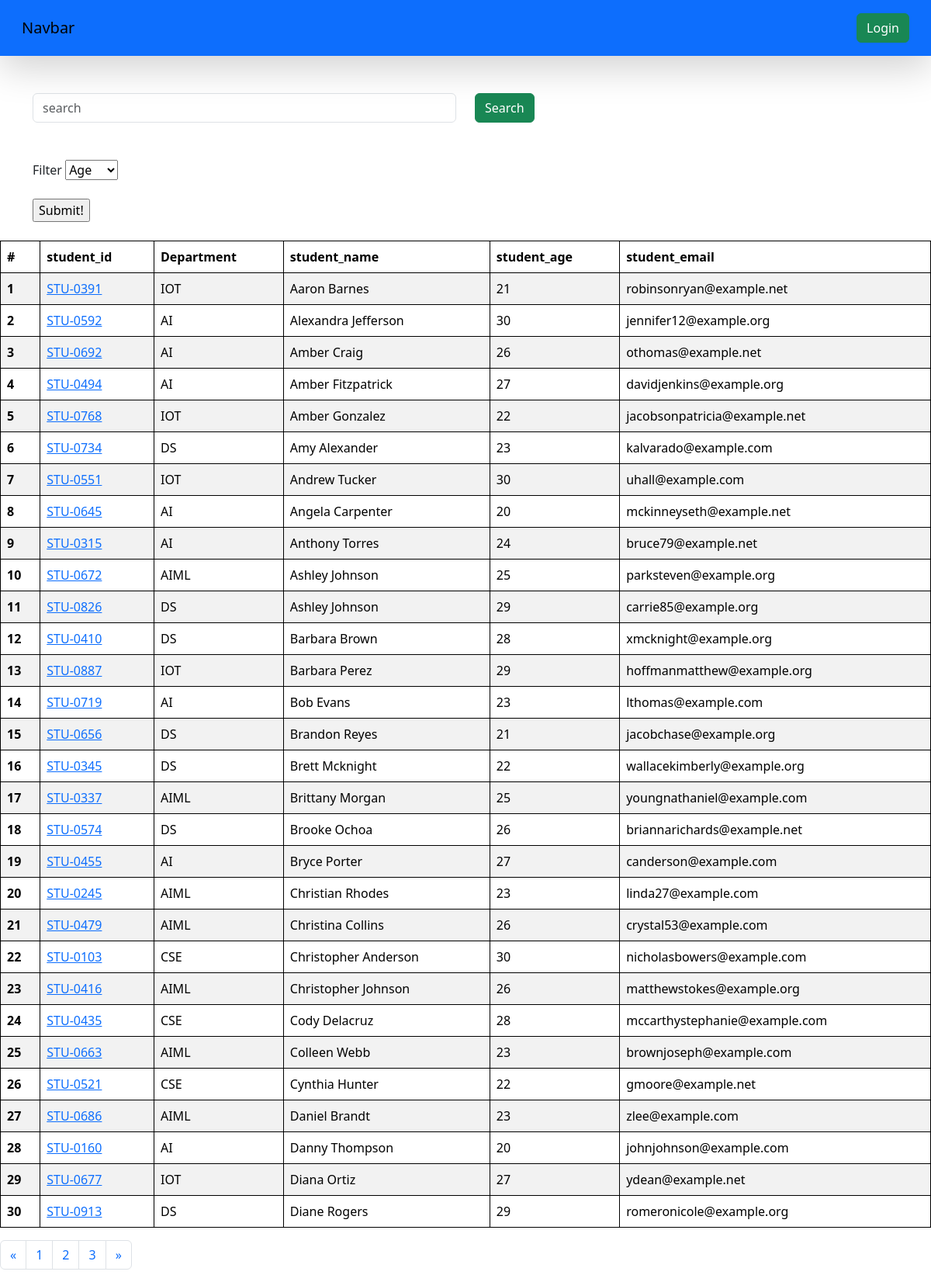
The page /student/ on the database its author committed.
### vege/models.py (models this page shows, shortened)
class Student(models.Model):
    department=models.ForeignKey(Department,related_name='depart',on_delete=models.CASCADE)
    student_id=models.OneToOneField(StudentID,related_name="studentid",on_delete=models.CASCADE)
    student_name=models.CharField(max_length=100)
    student_age=models.IntegerField(default=18)
    student_email=models.EmailField(unique=True)
    class Meta:
        ordering=['student_name']
        verbose_name='student'

class StudentID(models.Model):
    student_id=models.CharField(max_length=100)
    def __str__(self) -> str:
        return self.student_id

class Department(models.Model):
    department=models.CharField(max_length=100)
    class Meta:
        ordering=['department']

### vege/views.py (the view)
# urls.py: path('student/',get_students ,name="get_students"),
def get_students(request):
    queryset=Student.objects.all()
    search=""
    if request.GET.get('search'):
        search=request.GET.get('search')
        queryset=queryset.filter(Q(student_name__icontains=search) | Q(department__department__icontains=search)|
         Q(student_age__icontains=search))
    paginator = Paginator(queryset,30)  # Show 30 contacts per page.
    page_number = request.GET.get("page")
    context = {
        'queryset': queryset
    }
    page_obj = paginator.get_page(page_number)
    a=math.ceil(len(queryset)/10)
    page_number=paginator.get_page(page_number)
    return render(request,'report/student.html',{'queryset':page_obj,"range":range(a),"search":search})

### vege/templates/report/student.html (shortened to what this page needs)
{% extends 'base.html' %}
{% block start %}
    <div class="container mt-5">
        <form class="mb-5">
        <div class="row">
            <div class ="col-md-6">
                <input class="form-control" name="Search" placeholder="search">
            </div>
        <div class="col-md-6">
            <button class="btn btn-success">Search</button>
        </div>
          </div>
        </div>
<div class="container mt-5">
<form method="POST" action = "ACTION_OR_VIEW_URL_ON_SUBMIT_HERE" >{% csrf_token %}
    <label for="colorSelect">Filter</label>
    <select type="text" id="colorSelect" name="colorSelect">
        <option selected>Age</option>
    </select>
    <br></br>
    <input type="submit" value="Submit!"/></br></br>
</form>
</div>
        <table class="table table-striped">
  <thead>
    <tr>
      <th scope="col">#</th>
      <th scope="col">student_id</th>
      <th scope="col">Department</th>
      <th scope="col">student_name</th>
      <th scope="col">student_age</th>
      <th scope="col">student_email</th>
    </tr>
  </thead>
  <tbody>
    {% for i in queryset %}
    <tr>
      <th scope="row">{{queryset.start_index|add:forloop.counter0 }}</th>
      <td>
        <a href="{% url 'see_marks' i.student_id %}" >
        {{i.student_id}}
    </a>
      <td>{{i.department.department}}</td>
      <td>{{i.student_name}}</td>
      <td>{{i.student_age}}</td>
      <td>{{i.student_email}}</td>
    </tr>
    {% endfor %}
</tbody>
</table>
<nav aria-label="Page navigation example">
    <ul class="pagination">
      <li class="page-item">
        <a class="page-link" href="#" aria-label="Previous">
          <span aria-hidden="true">&laquo;</span>
        </a>
      </li>
      <li class="page-item"><a class="page-link" href="#">1</a></li>
      <li class="page-item"><a class="page-link" href="#">2</a></li>
      <li class="page-item"><a class="page-link" href="#">3</a></li>
      <li class="page-item">
        <a class="page-link" href="#" aria-label="Next">
          <span aria-hidden="true">&raquo;</span>
        </a>
      </li>
    </ul>
  </nav>
    {%endblock%}

### home/templates/base.html (shortened to what this page needs)
<!DOCTYPE html>
<html>
<head>
    <link href="https://cdn.jsdelivr.net/npm/bootstrap@5.3.1/dist/css/bootstrap.min.css" rel="stylesheet">
</head>
<body>
  <nav class="navbar p-3 bg-primary shadow-lg">
  <div class="container-fluid">
  <a class="navbar-brand">Navbar</a>
    <form class="d-flex" role="search">
     {%if request.user.is_authenticated%}
      <a href="/logout/" class="btn btn-success" type="submit">Login</a>
      {% else %}
       <a href="/login/" class="btn btn-success" type="submit">Login</a>
       {% endif %}
    </form>
  </div>
</nav>
  {% block start %}
   {% endblock %}

### home/templates/base.html (style rules this page uses)
table,th,td { border: 1px solid black; }

### rows shown on the page
Student: start_index|add "1", student_id "STU-0391", department.department "IOT", student_name "Aaron Barnes", student_age "21", student_email "robinsonryan@example.net"
Student: start_index|add "2", student_id "STU-0592", department.department "AI", student_name "Alexandra Jefferson", student_age "30", student_email "jennifer12@example.org"
Student: start_index|add "3", student_id "STU-0692", department.department "AI", student_name "Amber Craig", student_age "26", student_email "othomas@example.net"
Student: start_index|add "4", student_id "STU-0494", department.department "AI", student_name "Amber Fitzpatrick", student_age "27", student_email "davidjenkins@example.org"
Student: start_index|add "5", student_id "STU-0768", department.department "IOT", student_name "Amber Gonzalez", student_age "22", student_email "jacobsonpatricia@example.net"
Student: start_index|add "6", student_id "STU-0734", department.department "DS", student_name "Amy Alexander", student_age "23", student_email "kalvarado@example.com"
Student: start_index|add "7", student_id "STU-0551", department.department "IOT", student_name "Andrew Tucker", student_age "30", student_email "uhall@example.com"
Student: start_index|add "8", student_id "STU-0645", department.department "AI", student_name "Angela Carpenter", student_age "20", student_email "mckinneyseth@example.net"
Student: start_index|add "9", student_id "STU-0315", department.department "AI", student_name "Anthony Torres", student_age "24", student_email "bruce79@example.net"
Student: start_index|add "10", student_id "STU-0672", department.department "AIML", student_name "Ashley Johnson", student_age "25", student_email "parksteven@example.org"
Student: start_index|add "11", student_id "STU-0826", department.department "DS", student_name "Ashley Johnson", student_age "29", student_email "carrie85@example.org"
Student: start_index|add "12", student_id "STU-0410", department.department "DS", student_name "Barbara Brown", student_age "28", student_email "xmcknight@example.org"
Student: start_index|add "13", student_id "STU-0887", department.department "IOT", student_name "Barbara Perez", student_age "29", student_email "hoffmanmatthew@example.org"
Student: start_index|add "14", student_id "STU-0719", department.department "AI", student_name "Bob Evans", student_age "23", student_email "lthomas@example.com"
Student: start_index|add "15", student_id "STU-0656", department.department "DS", student_name "Brandon Reyes", student_age "21", student_email "jacobchase@example.org"
Student: start_index|add "16", student_id "STU-0345", department.department "DS", student_name "Brett Mcknight", student_age "22", student_email "wallacekimberly@example.org"
Student: start_index|add "17", student_id "STU-0337", department.department "AIML", student_name "Brittany Morgan", student_age "25", student_email "youngnathaniel@example.com"
Student: start_index|add "18", student_id "STU-0574", department.department "DS", student_name "Brooke Ochoa", student_age "26", student_email "briannarichards@example.net"
Student: start_index|add "19", student_id "STU-0455", department.department "AI", student_name "Bryce Porter", student_age "27", student_email "canderson@example.com"
Student: start_index|add "20", student_id "STU-0245", department.department "AIML", student_name "Christian Rhodes", student_age "23", student_email "linda27@example.com"
Student: start_index|add "21", student_id "STU-0479", department.department "AIML", student_name "Christina Collins", student_age "26", student_email "crystal53@example.com"
Student: start_index|add "22", student_id "STU-0103", department.department "CSE", student_name "Christopher Anderson", student_age "30", student_email "nicholasbowers@example.com"
Student: start_index|add "23", student_id "STU-0416", department.department "AIML", student_name "Christopher Johnson", student_age "26", student_email "matthewstokes@example.org"
Student: start_index|add "24", student_id "STU-0435", department.department "CSE", student_name "Cody Delacruz", student_age "28", student_email "mccarthystephanie@example.com"
Student: start_index|add "25", student_id "STU-0663", department.department "AIML", student_name "Colleen Webb", student_age "23", student_email "brownjoseph@example.com"
Student: start_index|add "26", student_id "STU-0521", department.department "CSE", student_name "Cynthia Hunter", student_age "22", student_email "gmoore@example.net"
Student: start_index|add "27", student_id "STU-0686", department.department "AIML", student_name "Daniel Brandt", student_age "23", student_email "zlee@example.com"
Student: start_index|add "28", student_id "STU-0160", department.department "AI", student_name "Danny Thompson", student_age "20", student_email "johnjohnson@example.com"
Student: start_index|add "29", student_id "STU-0677", department.department "IOT", student_name "Diana Ortiz", student_age "27", student_email "ydean@example.net"
Student: start_index|add "30", student_id "STU-0913", department.department "DS", student_name "Diane Rogers", student_age "29", student_email "romeronicole@example.org"
